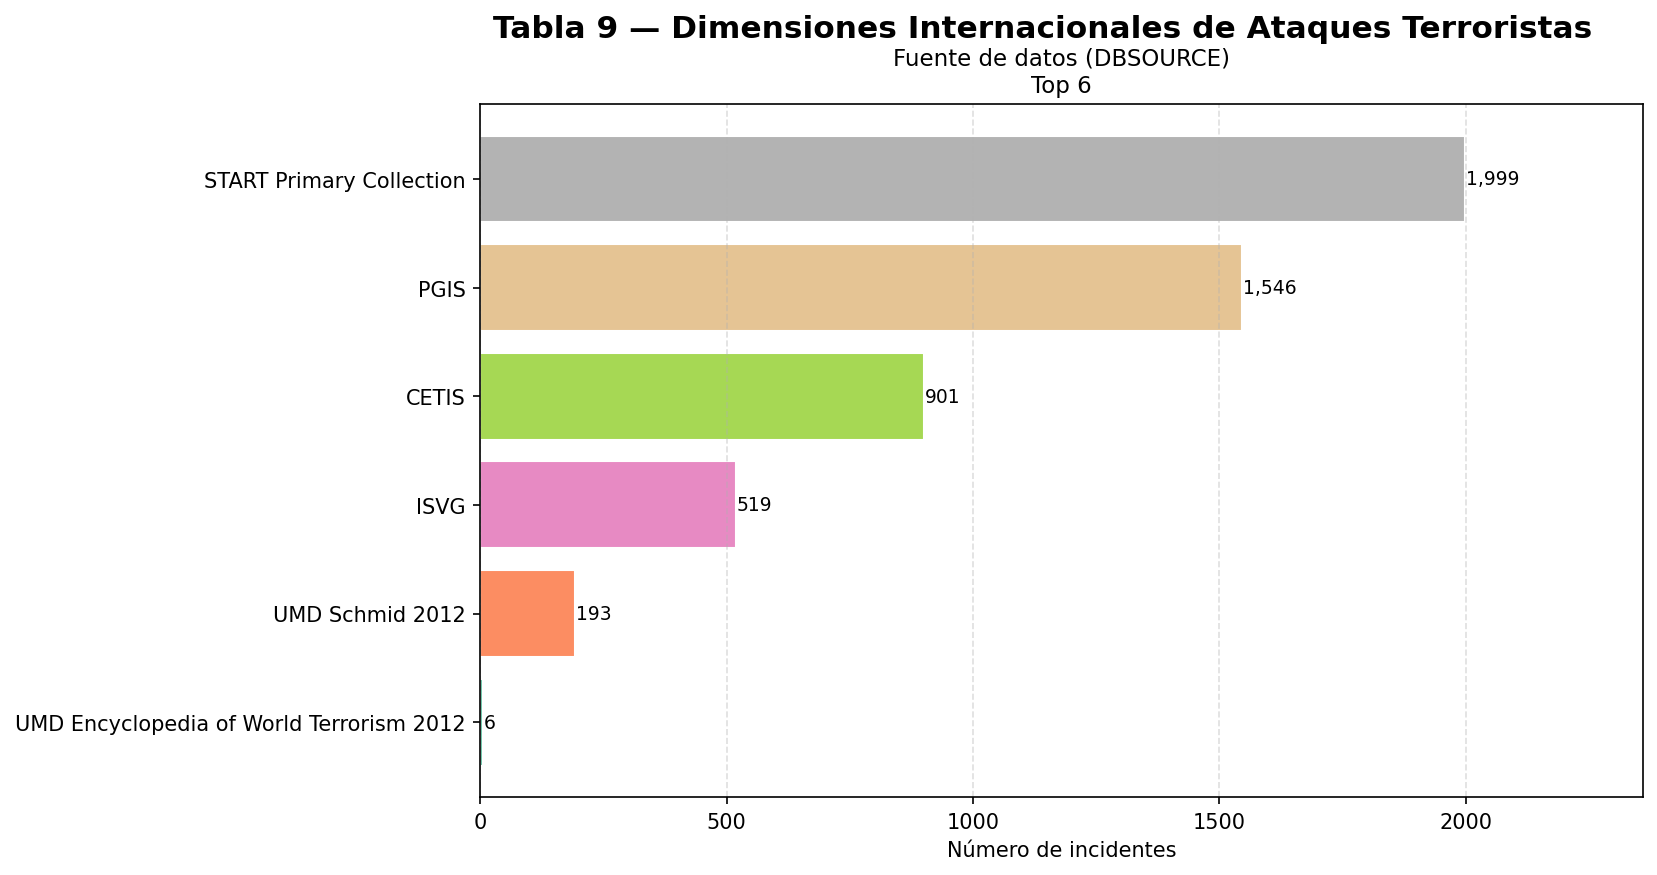

The script that saved this image:
"""
Tabla 9 - Información Adicional e Internacional
Columnas: INT_LOG, INT_IDEO, INT_MISC, INT_ANY, DBSOURCE, REGION_TXT
Gráfico: Heatmap - Dimensiones internacionales por región
"""

import pandas as pd
import numpy as np
import matplotlib.pyplot as plt
import warnings
warnings.filterwarnings('ignore')

cols = ['INT_LOG', 'INT_IDEO', 'INT_MISC', 'INT_ANY', 'DBSOURCE', 'REGION_TXT']
df = pd.read_excel('../GTD_5156.xlsx', usecols=cols)
df = df.dropna(subset=['REGION_TXT'])

int_cols = ['INT_LOG', 'INT_IDEO', 'INT_MISC', 'INT_ANY']
labels_int = {
    'INT_LOG': 'Logístico\nInternacional',
    'INT_IDEO': 'Ideológico\nInternacional',
    'INT_MISC': 'Miscelánea\nInternacional',
    'INT_ANY': 'Cualquier\nDimensión',
}

# Calcular % de incidentes con dimensión internacional (==1) por región
pivot = pd.DataFrame()
for col in int_cols:
    pct = df[df[col] == 1].groupby('REGION_TXT').size() / df.groupby('REGION_TXT').size() * 100
    pivot[labels_int[col]] = pct

pivot = pivot.fillna(0)
pivot = pivot.sort_values('Cualquier\nDimensión', ascending=False)

fig, ax3 = plt.subplots(figsize=(10, 6))
fig.suptitle('Tabla 9 — Dimensiones Internacionales de Ataques Terroristas', fontsize=15, fontweight='bold')

# Gráfico de barras: distribución por fuente (DBSOURCE)
db_counts = df['DBSOURCE'].value_counts().head(8)
colores_db = plt.cm.Set2(np.linspace(0, 1, len(db_counts)))
ax3.barh(db_counts.index[::-1], db_counts.values[::-1], color=colores_db, edgecolor='white')
for i, (idx, val) in enumerate(zip(db_counts.index[::-1], db_counts.values[::-1])):
    ax3.text(val + 1, i, f'{val:,}', va='center', fontsize=9)
ax3.set_xlabel('Número de incidentes', fontsize=10)
ax3.set_title('Fuente de datos (DBSOURCE)\nTop 6', fontsize=11)
ax3.set_xlim(0, db_counts.max() * 1.18)
ax3.grid(axis='x', linestyle='--', alpha=0.4)

plt.savefig('tabla9_internacional_heatmap.png', dpi=150, bbox_inches='tight')
plt.show()
print("Guardado: tabla9_internacional_heatmap.png")
